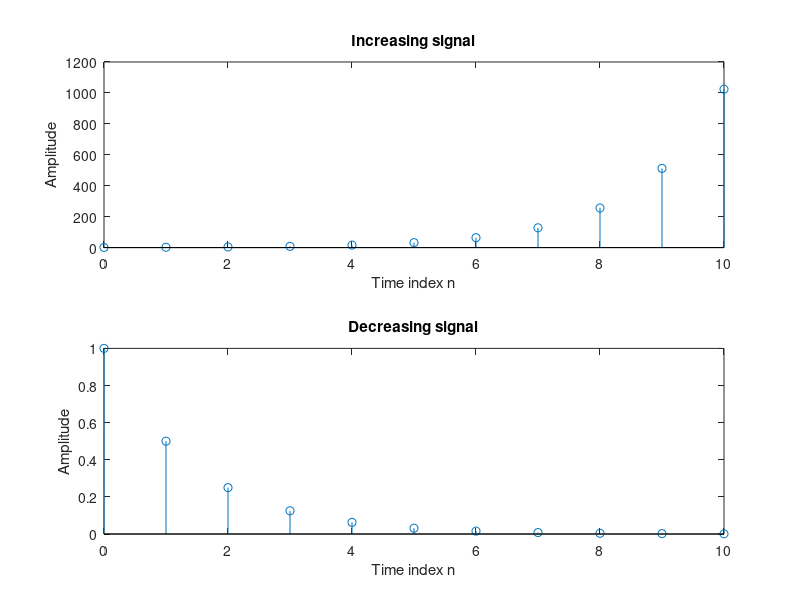

The MATLAB script that drew this image:
clc;
clear all;
close all;

%a.increasing signal%
n=0:10;
a=2;
x=a.^n;
subplot(2,1,1);
stem(n,x);
xlabel('Time index n');
ylabel('Amplitude');
title('Increasing signal');

%b.dereasing signal%
n=0:10;
a=0.5;
x=a.^n;
subplot(2,1,2);
stem(n,x);
xlabel('Time index n');
ylabel('Amplitude');
title('Decreasing signal');


